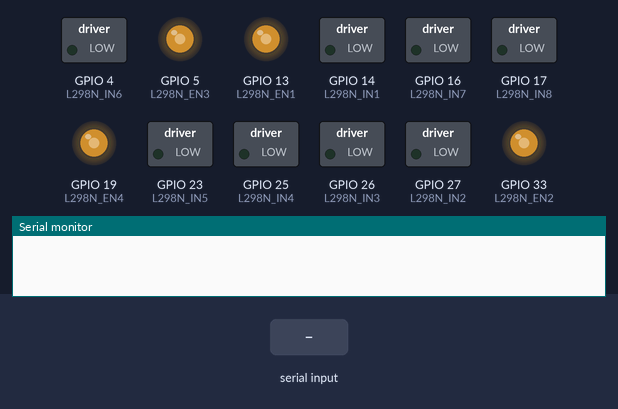
The sketch below on a simulated ESP32. Shown: switched loads named in the sketch (green lamp = pin HIGH), output pins drawn as LEDs (lit = HIGH), the last lines printed to the serial monitor. Inputs (shaded band) come from the test bench. Nothing arrives over Bluetooth unless stated.

Above: at 3.2 s.
3.3 s: "f,1\n" received over Serial
At 5.0 s:
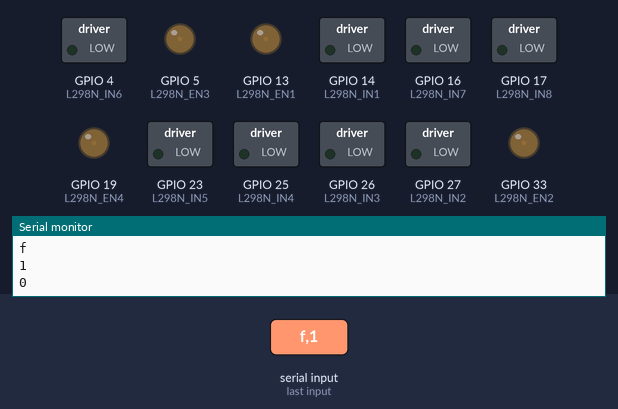
5.8 s: "def,1\n" received over the second serial link
At 8.0 s:
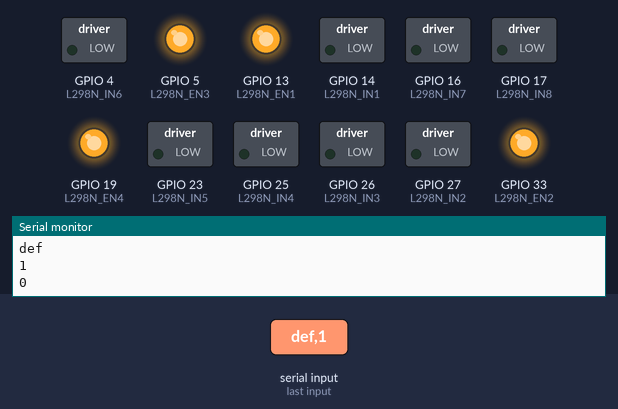
8.3 s: "f" received over Serial
At 10.0 s:
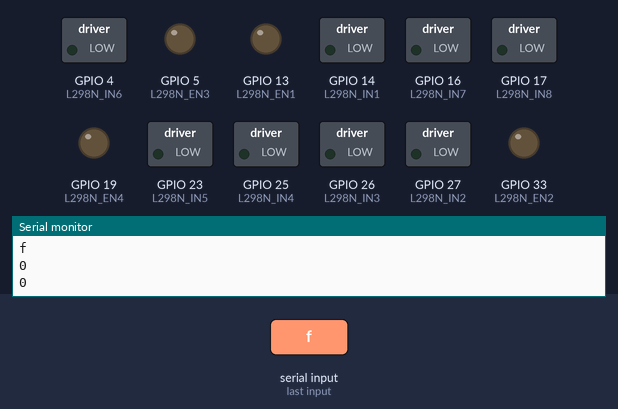
10.8 s: "f,150\n" received over Serial
At 13.0 s:
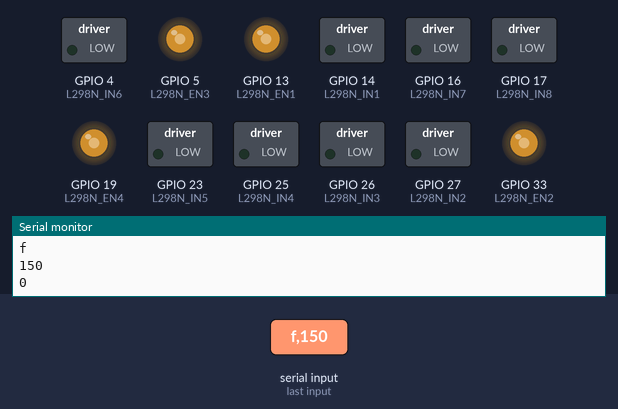
13.3 s: "def,1\n" received over Serial
At 15.0 s:
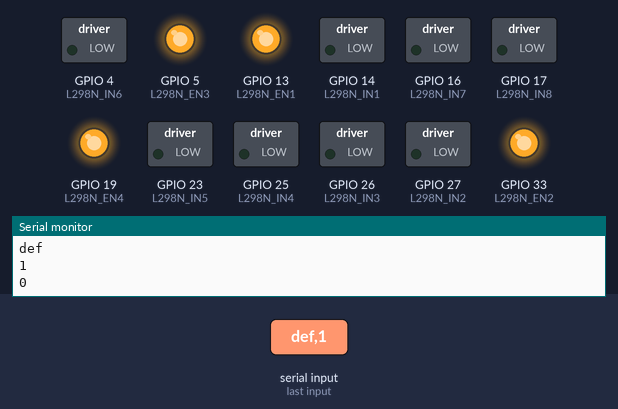
15.8 s: "b,1\n" received over the second serial link
Timing chart, 0 to 18.8 s (numbered marks = the images above; inputs shaded):
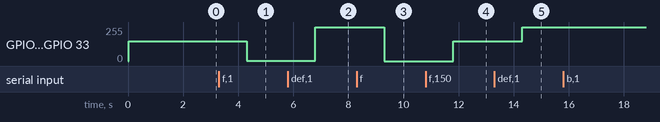

The sketch:

03ESP32_4WayPwmTest.ino
```cpp
#include "BluetoothSerial.h"
BluetoothSerial SerialBT;

//L298N腳位
#define L298N_IN1 14
#define L298N_IN2 27
#define L298N_IN3 26
#define L298N_IN4 25
#define L298N_IN5 23
#define L298N_IN6 4
#define L298N_IN7 16
#define L298N_IN8 17

#define L298N_EN1 13//PWM
#define L298N_EN2 33//PWM
#define L298N_EN3 5 //PWM
#define L298N_EN4 19//PWM

//ESP32設定PWM Channel
const int EN1_CHL = 0;
const int EN2_CHL = 1;
const int EN3_CHL = 2;
const int EN4_CHL = 3;

//轉速(80~255)
int FSpeed = 150;//150
int BSpeed = 150;//150
int RSpeed = 150;//150
int LSpeed = 150;//150

//轉動時間(毫秒)
int FTimer = 740;//740
int BTimer = 740;//740
int RTimer = 580;//580
int LTimer = 600;//600
int STimer = 3000;

void forward() {
  digitalWrite(L298N_IN1, HIGH);
  digitalWrite(L298N_IN2, LOW);
  ledcWrite(EN1_CHL, FSpeed);

  digitalWrite(L298N_IN3, HIGH);
  digitalWrite(L298N_IN4, LOW);
  ledcWrite(EN2_CHL, FSpeed);

  digitalWrite(L298N_IN5, HIGH);
  digitalWrite(L298N_IN6, LOW);
  ledcWrite(EN3_CHL, FSpeed);

  digitalWrite(L298N_IN7, HIGH);
  digitalWrite(L298N_IN8, LOW);
  ledcWrite(EN4_CHL, FSpeed);
}

void backward() {
  digitalWrite(L298N_IN1, LOW);
  digitalWrite(L298N_IN2, HIGH);
  ledcWrite(EN1_CHL, BSpeed);

  digitalWrite(L298N_IN3, LOW);
  digitalWrite(L298N_IN4, HIGH);
  ledcWrite(EN2_CHL, BSpeed);

  digitalWrite(L298N_IN5, LOW);
  digitalWrite(L298N_IN6, HIGH);
  ledcWrite(EN3_CHL, BSpeed);

  digitalWrite(L298N_IN7, LOW);
  digitalWrite(L298N_IN8, HIGH);
  ledcWrite(EN4_CHL, BSpeed);
}

void turnRight() {
  digitalWrite(L298N_IN1, HIGH);
  digitalWrite(L298N_IN2, LOW);
  ledcWrite(EN1_CHL, RSpeed);

  digitalWrite(L298N_IN3, HIGH);
  digitalWrite(L298N_IN4, LOW);
  ledcWrite(EN2_CHL, RSpeed);

  digitalWrite(L298N_IN5, LOW);
  digitalWrite(L298N_IN6, HIGH);
  ledcWrite(EN3_CHL, RSpeed);

  digitalWrite(L298N_IN7, LOW);
  digitalWrite(L298N_IN8, HIGH);
  ledcWrite(EN4_CHL, RSpeed);
}

void turnLeft() {
  digitalWrite(L298N_IN1, LOW);
  digitalWrite(L298N_IN2, HIGH);
  ledcWrite(EN1_CHL, LSpeed);

  digitalWrite(L298N_IN3, LOW);
  digitalWrite(L298N_IN4, HIGH);
  ledcWrite(EN2_CHL, LSpeed);


  digitalWrite(L298N_IN5, HIGH);
  digitalWrite(L298N_IN6, LOW);
  ledcWrite(EN3_CHL, LSpeed);

  digitalWrite(L298N_IN7, HIGH);
  digitalWrite(L298N_IN8, LOW);
  ledcWrite(EN4_CHL, LSpeed);
}

void stopCar() {
  digitalWrite(L298N_IN1, LOW);
  digitalWrite(L298N_IN2, LOW);
  ledcWrite(EN1_CHL, FSpeed);

  digitalWrite(L298N_IN3, LOW);
  digitalWrite(L298N_IN4, LOW);
  ledcWrite(EN2_CHL, FSpeed);

  digitalWrite(L298N_IN5, LOW);
  digitalWrite(L298N_IN6, LOW);
  ledcWrite(EN3_CHL, FSpeed);

  digitalWrite(L298N_IN7, LOW);
  digitalWrite(L298N_IN8, LOW);
  ledcWrite(EN4_CHL, FSpeed);

}

void setup() {
  Serial.begin(9600);
  delay(10);
  SerialBT.begin("4CarTest");
  delay(10);

  pinMode(L298N_IN1, OUTPUT);
  pinMode(L298N_IN2, OUTPUT);
  pinMode(L298N_IN3, OUTPUT);
  pinMode(L298N_IN4, OUTPUT);
  pinMode(L298N_IN5, OUTPUT);
  pinMode(L298N_IN6, OUTPUT);
  pinMode(L298N_IN7, OUTPUT);
  pinMode(L298N_IN8, OUTPUT);
  pinMode(L298N_EN1, OUTPUT);
  pinMode(L298N_EN2, OUTPUT);
  pinMode(L298N_EN3, OUTPUT);
  pinMode(L298N_EN4, OUTPUT);

  digitalWrite(L298N_IN1, LOW);
  digitalWrite(L298N_IN2, LOW);
  digitalWrite(L298N_IN3, LOW);
  digitalWrite(L298N_IN4, LOW);
  digitalWrite(L298N_IN5, LOW);
  digitalWrite(L298N_IN6, LOW);
  digitalWrite(L298N_IN7, LOW);
  digitalWrite(L298N_IN8, LOW);
  digitalWrite(L298N_EN1, LOW);
  digitalWrite(L298N_EN2, LOW);
  digitalWrite(L298N_EN3, LOW);
  digitalWrite(L298N_EN4, LOW);

  //PWM設定
  ledcSetup(EN1_CHL, 1000, 8);//channel,frequence,resolution(8表示0~255)
  ledcAttachPin(L298N_EN1, EN1_CHL);
  ledcSetup(EN2_CHL, 1000, 8);
  ledcAttachPin(L298N_EN2, EN2_CHL);
  ledcSetup(EN3_CHL, 1000, 8);
  ledcAttachPin(L298N_EN3, EN3_CHL);
  ledcSetup(EN4_CHL, 1000, 8);
  ledcAttachPin(L298N_EN4, EN4_CHL);

  stopCar();
  delay(2000);
}

void loop() {
  //序列埠輸入
  if (Serial.available()) {
    String strMsg = Serial.readString();  //格式「方向,速度,時間」。例如 f,255,1000
    go(strMsg);
  }

  //藍牙輸入
  if (SerialBT.available()) {
    String btMsg = (SerialBT.readString());
    go(btMsg);
  }
}

void go(String str) {
  //改成陣列
  int len = 50;
  String msgs[len];
  char *token = strtok((char *)str.c_str(), ",");

  msgs[0] = token;
  token = strtok(NULL, ",");
  msgs[1] = token;
  token = strtok(NULL, ",");
  msgs[2] = token;
  token = strtok(NULL, ",");

  String direct = msgs[0];
  int speed = msgs[1].toInt();
  int timer = msgs[2].toInt();
  Serial.println(direct);
  Serial.println(speed);
  Serial.println(timer);

  if (direct == "f") {
    FSpeed = speed;
    FTimer = timer;
    forward();
    delay(FTimer);
    stopCar();
  } else if (direct == "b") {
    BSpeed = speed;
    BTimer = timer;
    backward();
    delay(BTimer);
    stopCar();
  } else if (direct == "r") {
    RSpeed = speed;
    RTimer = timer;
    turnRight();
    delay(RTimer);
    stopCar();
  } else if (direct == "l") {
    LSpeed = speed;
    LTimer = timer;
    turnLeft();
    delay(LTimer);
    stopCar();
  } else if (direct == "def") {
    FSpeed = 255;
    BSpeed = 255;
    RSpeed = 150;
    LSpeed = 150;

    FTimer = 1000;
    BTimer = 1000;
    RTimer = 1000;
    LTimer = 1000;
    STimer = 3000;
    stopCar();
  }
}
```

Measured:
- after the input at 3.3 s, GPIO 5 (L298N_EN3), GPIO 13 (L298N_EN1), GPIO 19 (L298N_EN4), GPIO 33 (L298N_EN2): 149/255 → 1/255 after 1.0 s
- after the input at 5.8 s, GPIO 5 (L298N_EN3), GPIO 13 (L298N_EN1), GPIO 19 (L298N_EN4), GPIO 33 (L298N_EN2): 1/255 → 255/255 after 1.0 s
- after the input at 8.3 s, GPIO 5 (L298N_EN3), GPIO 13 (L298N_EN1), GPIO 19 (L298N_EN4), GPIO 33 (L298N_EN2): 255/255 → 0/255 after 1.0 s
- after the input at 10.8 s, GPIO 5 (L298N_EN3), GPIO 13 (L298N_EN1), GPIO 19 (L298N_EN4), GPIO 33 (L298N_EN2): 0/255 → 149/255 after 1.0 s
- after the input at 13.3 s, GPIO 5 (L298N_EN3), GPIO 13 (L298N_EN1), GPIO 19 (L298N_EN4), GPIO 33 (L298N_EN2): 149/255 → 255/255 after 1.0 s
